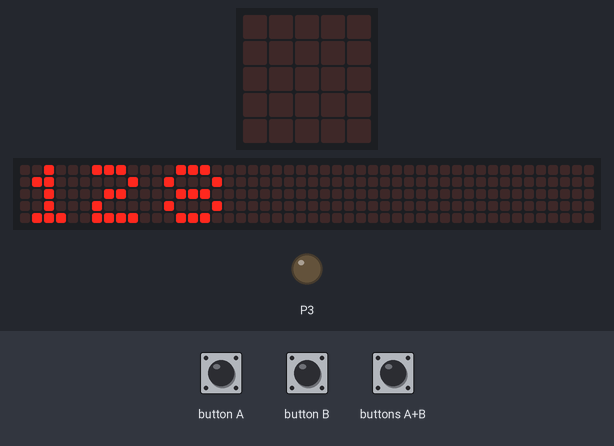
The program below on a simulated BBC micro:bit (MakeCode). Shown: the board's 5×5 LED display, a strip that is not on the board, showing the scrolling text unrolled, output pins drawn as LEDs (lit = HIGH). The inputs (shaded band) are chosen by the test bench. The 48×5 strip is a reading aid, not a part: it shows the text the display is scrolling, unrolled, one strip-width of it at a time.

Above: at 0.15 s.
At 0.52 s:
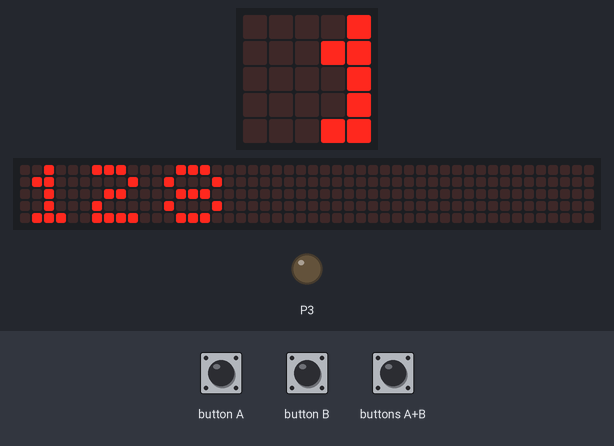
3.4 s: buttons A+B pressed for 0.15 s
At 3.77 s:
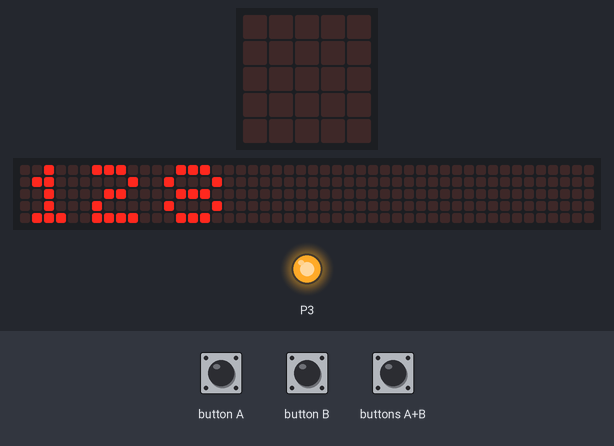
Timing chart, 0 to 6.4 s (numbered marks = the images above; inputs shaded):
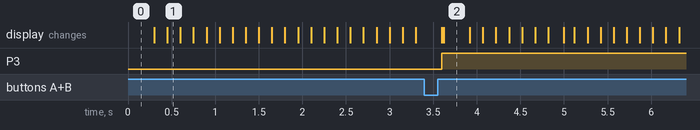

The program:

main.ts
```typescript
input.onButtonPressed(Button.A, function () {
    if (Power < 255) {
        Power += 1
    }
})
input.onButtonPressed(Button.AB, function () {
    Power = 128
})
input.onButtonPressed(Button.B, function () {
    if (Power > 0) {
        Power += -1
    }
})
let Power = 0
let Count = 0
Power = 128
basic.forever(function () {
    basic.showNumber(Power)
    if (Count < Power) {
        pins.digitalWritePin(DigitalPin.P3, 1)
        Count += 1
    } else if (Count < 255) {
        pins.digitalWritePin(DigitalPin.P3, 0)
        Count += 1
    } else {
        pins.digitalWritePin(DigitalPin.P3, 0)
        Count = 0
    }
})
```

test.ts
```typescript
// Hier kann man Tests durchführen; diese Datei wird nicht kompiliert, wenn dieses Paket als Erweiterung verwendet wird.
```
